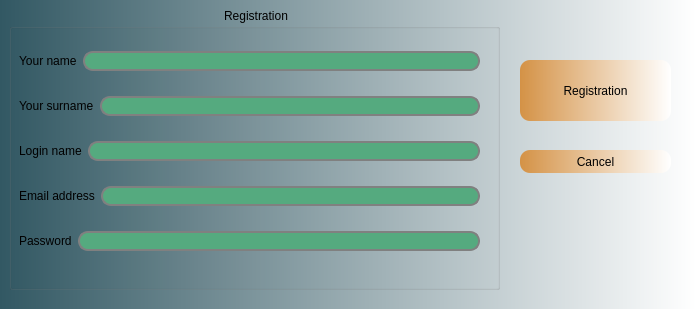
<?xml version="1.0" encoding="UTF-8"?>
<ui version="4.0">
 <class>Registration</class>
 <widget class="QDialog" name="Registration">
  <property name="geometry">
   <rect>
    <x>0</x>
    <y>0</y>
    <width>695</width>
    <height>309</height>
   </rect>
  </property>
  <property name="windowTitle">
   <string>Dialog</string>
  </property>
  <property name="styleSheet">
   <string notr="true">QPushButton{
                          background-color: qlineargradient(spread:pad, x1:0, y1:0, x2:1, y2:0, stop:0 rgba(212, 146, 70, 255), stop:1 rgba(255, 255, 255, 255));
                          border-style: inset;
                          border-style: outset;
                          border-radius: 10px;
                          border-color: beige;
                          font: bold 14p;
                          min-width: 10em;
                          padding: 6px;
}
QPushButton:pressed{
                          background-color: rgb(224, 200, 0);
                          border-style: inset;
                          color: red;
                          border-style: outset;
                          border-width: 3px;
                          border-radius: 10px;
                          border-color: beige;
                          font: bold 14p;
                          min-width: 10em;
                          padding: 6px;
}
QDialog
{
 background-color:qlineargradient(spread:pad, x1:0, y1:0, x2:1, y2:0, stop:0 rgba(50, 88, 99, 255), stop:1 rgba(255, 255, 255, 255));

}
 QLineEdit {
     border: 2px solid gray;
     border-radius: 10px;
     padding: 0 8px;
     background: rgb(85, 170, 127);
 }
QGroupBox::title {
  subcontrol-position: top center; /* position at the top center */
}
QGroupBox{
font: 75 12pt &quot;MS Shell Dlg 2&quot;;
}
QLabel
{
font: 75 12pt &quot;MS Shell Dlg 2&quot;;
}
</string>
  </property>
  <widget class="QPushButton" name="Regis_button">
   <property name="geometry">
    <rect>
     <x>520</x>
     <y>60</y>
     <width>151</width>
     <height>61</height>
    </rect>
   </property>
   <property name="text">
    <string>Registration</string>
   </property>
  </widget>
  <widget class="QPushButton" name="can_reg_button">
   <property name="geometry">
    <rect>
     <x>520</x>
     <y>150</y>
     <width>151</width>
     <height>23</height>
    </rect>
   </property>
   <property name="text">
    <string>Cancel</string>
   </property>
  </widget>
  <widget class="QGroupBox" name="Registration_2">
   <property name="geometry">
    <rect>
     <x>9</x>
     <y>9</y>
     <width>491</width>
     <height>281</height>
    </rect>
   </property>
   <property name="title">
    <string>Registration</string>
   </property>
   <widget class="QWidget" name="layoutWidget">
    <property name="geometry">
     <rect>
      <x>10</x>
      <y>23</y>
      <width>461</width>
      <height>241</height>
     </rect>
    </property>
    <layout class="QVBoxLayout" name="verticalLayout">
     <item>
      <layout class="QHBoxLayout" name="Yourname_layout">
       <item>
        <widget class="QLabel" name="label">
         <property name="text">
          <string>Your name</string>
         </property>
        </widget>
       </item>
       <item>
        <widget class="QLineEdit" name="lineEdit"/>
       </item>
      </layout>
     </item>
     <item>
      <layout class="QHBoxLayout" name="Yousurname_layout">
       <item>
        <widget class="QLabel" name="label_2">
         <property name="text">
          <string>Your surname</string>
         </property>
        </widget>
       </item>
       <item>
        <widget class="QLineEdit" name="lineEdit_2"/>
       </item>
      </layout>
     </item>
     <item>
      <layout class="QHBoxLayout" name="loginname_layout">
       <item>
        <widget class="QLabel" name="label_3">
         <property name="text">
          <string>Login name</string>
         </property>
        </widget>
       </item>
       <item>
        <widget class="QLineEdit" name="lineEdit_3"/>
       </item>
      </layout>
     </item>
     <item>
      <layout class="QHBoxLayout" name="email_layout">
       <item>
        <widget class="QLabel" name="label_4">
         <property name="text">
          <string>Email address</string>
         </property>
        </widget>
       </item>
       <item>
        <widget class="QLineEdit" name="lineEdit_4"/>
       </item>
      </layout>
     </item>
     <item>
      <layout class="QHBoxLayout" name="password_layout">
       <item>
        <widget class="QLabel" name="label_5">
         <property name="text">
          <string>Password</string>
         </property>
        </widget>
       </item>
       <item>
        <widget class="QLineEdit" name="lineEdit_5"/>
       </item>
      </layout>
     </item>
    </layout>
   </widget>
  </widget>
 </widget>
 <resources/>
 <connections/>
</ui>
